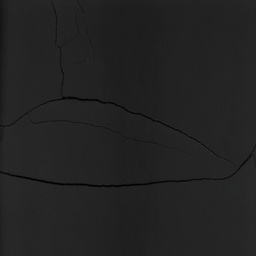
#> input picture code/file3.jpg, 256 x 256 px, shrunk from 800 x 800 before the run
$ python mytest.py
#> lines starting #> are read from the running program, lines starting #| are printed output that depends on the picture; after the words box and inside, x2 and y2 are one past the last pixel; in counts of white or black regions, pixels touching at a corner belong together
import scipy.ndimage.morphology as m
import numpy as np
import cv2
from pylab import *
import matplotlib.pyplot as plt


def skeletonize(img):
    h1 = np.array([[0, 0, 0],[0, 1, 0],[1, 1, 1]])
    m1 = np.array([[1, 1, 1],[0, 0, 0],[0, 0, 0]])
    h2 = np.array([[0, 0, 0],[1, 1, 0],[0, 1, 0]])
    m2 = np.array([[0, 1, 1],[0, 0, 1],[0, 0, 0]])
    hit_list = []
    miss_list = []
    for k in range(4):
        hit_list.append(np.rot90(h1, k))
        hit_list.append(np.rot90(h2, k))
        miss_list.append(np.rot90(m1, k))
        miss_list.append(np.rot90(m2, k))
    img = img.copy()
    while True:
        last = img
        for hit, miss in zip(hit_list, miss_list):
            hm = m.binary_hit_or_miss(img, hit, miss)
            img = np.logical_and(img, np.logical_not(hm))
        if np.all(img == last):
            break
    return img

img = cv2.imread("file3.jpg",0)
#> img: shape (256, 256); min 0, max 50, mean 34.6
ret,img = cv2.threshold(img,127,255,0)
#> img: shape (256, 256); every value is 0
element = cv2.getStructuringElement(cv2.MORPH_CROSS,(3,3))
img = 255 - img
#> img: shape (256, 256); every value is 255
img = cv2.dilate(img, element, iterations=3)

skel = skeletonize(img)
#> the loop in skeletonize, `while True:` made 128 passes
#> pass 2, in skeletonize, `last = img`:
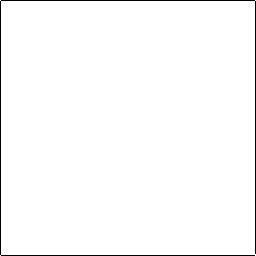
#> last: shape (256, 256) bool; 98.5% white; black in thin lines or dots
#> pass 3, in skeletonize, `last = img`:
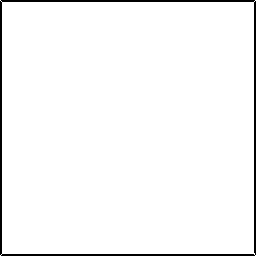
#> last: shape (256, 256) bool; 96.9% white; 1 black region, box (x1, y1, x2, y2) and area: (0, 0, 256, 256) 2023
#> after the loop in skeletonize, `while True:`:
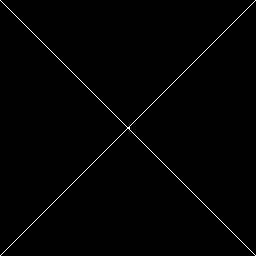
#> img: shape (256, 256) bool; 0.78% white in thin lines or dots
plt.imshow(skel, cmap="gray", interpolation="nearest")
plt.show()
